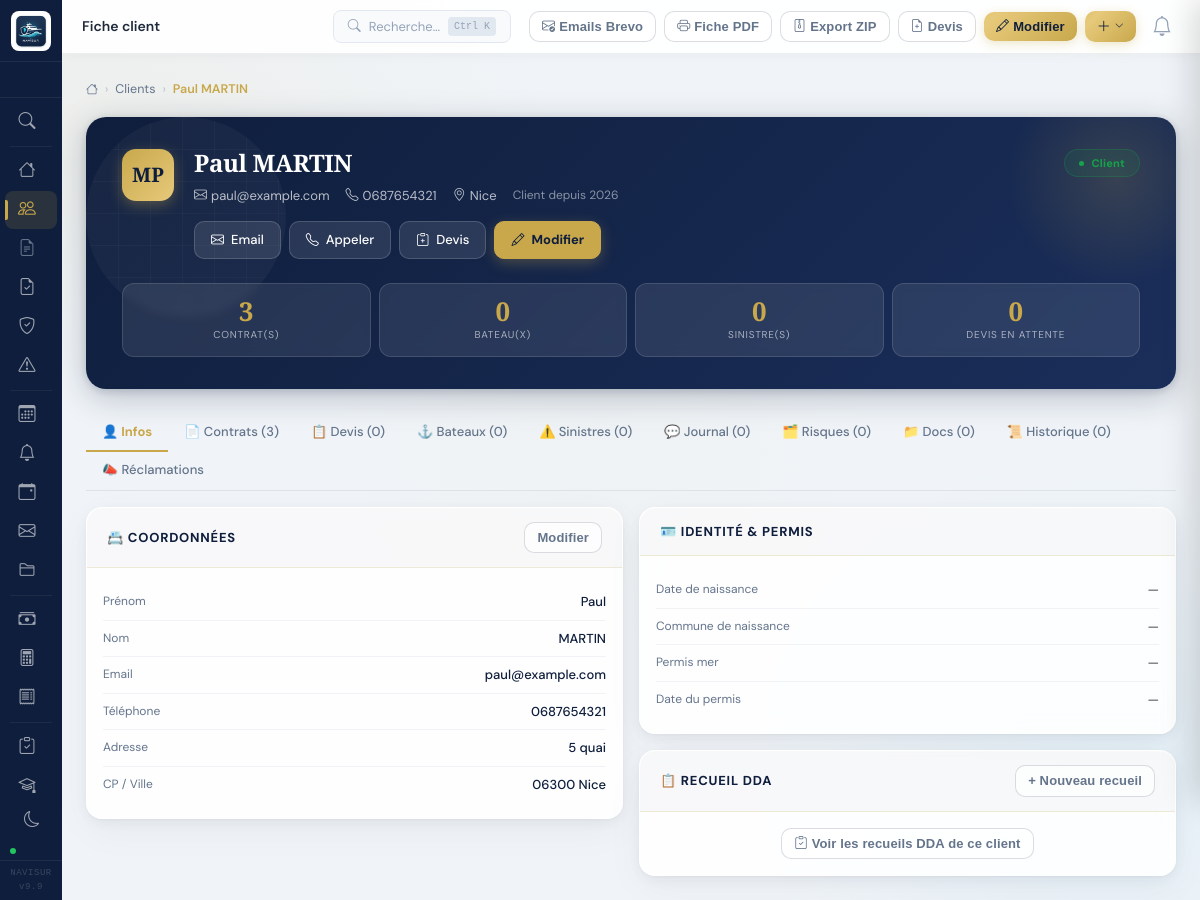
The page /clients/1 (signed in) on the database its author committed.
### tables this page shows
CREATE TABLE clients (
        id INTEGER PRIMARY KEY AUTOINCREMENT,
        type TEXT DEFAULT 'particulier',
        nom TEXT NOT NULL,
        prenom TEXT,
        email TEXT,
        telephone TEXT,
        adresse TEXT,
        code_postal TEXT,
        ville TEXT,
        siren TEXT,
        statut TEXT DEFAULT 'prospect',
        date_creation TEXT DEFAULT CURRENT_DATE,
        notes TEXT
    , civilite TEXT DEFAULT "", telephone2 TEXT DEFAULT "", telephone_fixe TEXT DEFAULT "", pays_code TEXT DEFAULT "FR", pays_nom TEXT DEFAULT "France", email_statut TEXT DEFAULT "", telephone_formate TEXT DEFAULT "", telephone_pays TEXT DEFAULT "FR", forme_juridique TEXT DEFAULT "", code_naf TEXT DEFAULT "", nom_dirigeant TEXT DEFAULT "", date_naissance TEXT, commune_naissance TEXT, date_permis_mer TEXT, type_permis_mer TEXT);

### routes/clients.py (the view)
@app.route('/clients/<int:id>')
def client_detail(id):
    conn = get_db()
    client = conn.execute('SELECT * FROM clients WHERE id=?', (id,)).fetchone()
    if client:
        client = dict(client)
    if not client:
        flash('Client introuvable.', 'error')
        return redirect(url_for('clients_list'))
    bateaux = conn.execute("SELECT * FROM bateaux WHERE client_id=?", (id,)).fetchall()
    contrats = conn.execute("""SELECT ct.*, b.nom_bateau FROM contrats ct
                               LEFT JOIN bateaux b ON ct.bateau_id = b.id
                               WHERE ct.client_id=?""", (id,)).fetchall()
    sinistres = conn.execute("""SELECT s.*, ct.numero as contrat_num, b.nom_bateau
                                FROM sinistres s LEFT JOIN contrats ct ON s.contrat_id=ct.id
                                LEFT JOIN bateaux b ON s.bateau_id=b.id
                                WHERE s.client_id=?""", (id,)).fetchall()
    factures = conn.execute(
        "SELECT * FROM factures WHERE client_id=? ORDER BY date_emission DESC", (id,)).fetchall()
    taches = conn.execute(
        "SELECT * FROM taches WHERE client_id=? AND statut='a_faire' ORDER BY date_echeance",
        (id,)).fetchall()
    documents = conn.execute(
        "SELECT * FROM documents WHERE client_id=? ORDER BY date_upload DESC, id DESC",
        (id,)).fetchall()
    journal = conn.execute(
        """SELECT * FROM journal_activites
           WHERE client_id=? ORDER BY date_activite DESC, id DESC LIMIT 20""",
        (id,)).fetchall()
    rdvs = conn.execute(
        """SELECT * FROM rendez_vous
           WHERE client_id=? AND date_rdv >= ? AND statut != 'annule'
           ORDER BY date_rdv LIMIT 5""",
        (id, date.today().isoformat())).fetchall()
    devis = conn.execute(
        "SELECT * FROM devis WHERE client_id=? ORDER BY date_devis DESC",
        (id,)).fetchall()
    conn.close()
    conn2 = get_db()
    risques = conn2.execute(
        "SELECT * FROM risques WHERE client_id=? ORDER BY type_risque, libelle",
        (id,)).fetchall()
    conn2.close()
    conn3 = get_db()
    reclamations_client = conn3.execute(
        "SELECT * FROM reclamations WHERE client_id=? ORDER BY date_reception DESC", (id,)).fetchall()
    today_str = date.today().isoformat()
    recl_retard = sum(1 for r in reclamations_client
                      if r['statut'] not in ('resolue','classee')
                      and r['date_reponse_prevue'] and r['date_reponse_prevue'] < today_str)
    conn3.close()
    conn_audit = get_db()
    audit_logs = conn_audit.execute("SELECT * FROM audit_log WHERE table_name='clients' AND record_id=? ORDER BY date_action DESC", (id,)).fetchall()
    conn_audit.close()
    breadcrumbs = [
        {'label': 'Clients', 'url': url_for('clients_list')},
        {'label': f"{client['prenom'] or ''} {client['nom']}".strip(), 'url': None}
    ]
    return render_template('clients/detail.html', client=client, bateaux=bateaux,
                           contrats=contrats, sinistres=sinistres, factures=factures,
                           taches=taches, documents=documents, journal=journal, rdvs=rdvs,
                           devis=devis, risques=risques, types_documents=TYPES_DOCUMENTS,
                           reclamations_client=reclamations_client, recl_retard=recl_retard,
                           today=date.today().isoformat(), breadcrumbs=breadcrumbs,
                           audit_logs=audit_logs)

### templates/clients/detail.html (shortened to what this page needs)
{% extends 'base.html' %}
{% block page_title %}Fiche client{% endblock %}
{% block topbar_actions %}
  <a href="{{ url_for('client_communications', client_id=client.id) }}"
     class="btn btn-outline-secondary btn-sm">
    <i class="bi bi-envelope-check me-1"></i>Emails Brevo
  </a>
  <a href="{{ url_for('client_fiche_pdf', id=client.id) }}" target="_blank" class="btn btn-outline-secondary btn-sm" title="Imprimer fiche"><i class="bi bi-printer me-1"></i>Fiche PDF</a>
  <a href="{{ url_for('client_export_dossier', id=client.id) }}" class="btn btn-outline-secondary btn-sm" title="Export dossier ZIP"><i class="bi bi-file-zip me-1"></i>Export ZIP</a>
  <a href="{{ url_for('devis_nouveau') }}?client_id={{ client.id }}" class="btn btn-outline-secondary btn-sm"><i class="bi bi-file-earmark-plus me-1"></i>Devis</a>
  <a href="{{ url_for('client_modifier', id=client.id) }}" class="btn btn-primary btn-sm"><i class="bi bi-pencil me-1"></i>Modifier</a>
{% endblock %}
{% block content %}
<div class="client-hero mb-4">
  <div style="display:flex;align-items:flex-start;gap:20px;flex-wrap:wrap;position:relative;z-index:1">
    <div class="client-hero-avatar" style="font-family:'Playfair Display',serif">
      {{ client.nom[0] }}{{ client.prenom[0] if client.prenom else '' }}
    </div>
    <div style="flex:1;min-width:200px">
      <div style="display:flex;align-items:center;gap:10px;margin-bottom:4px">
        <h2 class="client-hero-name">{{ client.civilite or '' }} {{ client.prenom or '' }} {{ client.nom }}</h2>
      </div>
      <div class="client-hero-meta d-flex gap-3 flex-wrap">
        {% if client.email %}
          <a href="mailto:{{ client.email }}" style="color:rgba(255,255,255,.7);text-decoration:none;font-size:13px">
            <i class="bi bi-envelope me-1"></i>{{ client.email }}</a>
        {% endif %}
        {% if client.telephone %}
          <a href="tel:{{ client.telephone }}" style="color:rgba(255,255,255,.7);text-decoration:none;font-size:13px">
            <i class="bi bi-telephone me-1"></i>{{ client.telephone }}</a>
        {% endif %}
        {% if client.ville %}
          <span style="color:rgba(255,255,255,.7);font-size:13px"><i class="bi bi-geo-alt me-1"></i>{{ client.ville }}</span>
        {% endif %}
        {% if client.date_creation %}
          <span style="color:rgba(255,255,255,.5);font-size:12px">Client depuis {{ client.date_creation[:4] }}</span>
        {% endif %}
      </div>
      <div class="d-flex gap-2 flex-wrap mt-3">
        {% if client.email %}
          <a href="mailto:{{ client.email }}" class="hero-action">
            <i class="bi bi-envelope"></i> Email
          </a>
        {% endif %}
        {% if client.telephone %}
          <a href="tel:{{ client.telephone }}" class="hero-action">
            <i class="bi bi-telephone"></i> Appeler
          </a>
        {% endif %}
        <a href="{{ url_for('devis_nouveau') }}?client_id={{ client.id }}" class="hero-action">
          <i class="bi bi-clipboard-plus"></i> Devis
        </a>
        <a href="{{ url_for('client_modifier', id=client.id) }}" class="hero-action primary">
          <i class="bi bi-pencil"></i> Modifier
        </a>
      </div>
    </div>
    <div style="text-align:right">
      <span class="badge-crm badge-{{ client.statut }}" style="font-size:12px;padding:5px 14px">{{ client.statut|title }}</span>
    </div>
  </div>
  <div class="row g-2 mt-3" style="position:relative;z-index:1">
    <div class="col-6 col-md-3">
      <div class="hero-stat">
        <span class="hero-stat-number">{{ contrats|length }}</span>
        <div class="hero-stat-label">Contrat(s)</div>
      </div>
    </div>
    <div class="col-6 col-md-3">
      <div class="hero-stat">
        <span class="hero-stat-number">{{ bateaux|length }}</span>
        <div class="hero-stat-label">Bateau(x)</div>
      </div>
    </div>
    <div class="col-6 col-md-3">
      <div class="hero-stat">
        <span class="hero-stat-number" style="color:{{ '#ef4444' if sinistres|length > 0 else 'var(--gold)' }}">{{ sinistres|length }}</span>
        <div class="hero-stat-label">Sinistre(s)</div>
      </div>
    </div>
    <div class="col-6 col-md-3">
      <div class="hero-stat">
        {% set nb_att = devis|selectattr('statut','eq','en_attente')|list|length %}
        <span class="hero-stat-number" style="{{ 'color:#f59e0b' if nb_att > 0 else '' }}">{{ nb_att }}</span>
        <div class="hero-stat-label">Devis en attente</div>
      </div>
    </div>
  </div>
</div>
<ul class="nav nav-tabs mb-3" id="clientTabs">
  <li class="nav-item"><a class="nav-link active" data-bs-toggle="tab" href="#tab-infos">👤 Infos</a></li>
  <li class="nav-item"><a class="nav-link" data-bs-toggle="tab" href="#tab-contrats">📄 Contrats ({{ contrats|length }})</a></li>
  <li class="nav-item">
    <a class="nav-link" data-bs-toggle="tab" href="#tab-devis">
      📋 Devis ({{ devis|length }})
      {% set nb_att = devis|selectattr('statut','eq','en_attente')|list|length %}
    </a>
  </li>
  <li class="nav-item"><a class="nav-link" data-bs-toggle="tab" href="#tab-bateaux">⚓ Bateaux ({{ bateaux|length }})</a></li>
  <li class="nav-item"><a class="nav-link" data-bs-toggle="tab" href="#tab-sinistres">⚠️ Sinistres ({{ sinistres|length }})</a></li>
  <li class="nav-item"><a class="nav-link" data-bs-toggle="tab" href="#tab-journal">💬 Journal ({{ journal|length }})</a></li>
  <li class="nav-item"><a class="nav-link" data-bs-toggle="tab" href="#tab-risques">🗂️ Risques ({{ risques|length }})</a></li>
  <li class="nav-item"><a class="nav-link" data-bs-toggle="tab" href="#tab-docs">📁 Docs ({{ documents|length }})</a></li>
  <li class="nav-item"><a class="nav-link" data-bs-toggle="tab" href="#tab-historique">📜 Historique ({{ audit_logs|length }})</a></li>
  <li class="nav-item">
    <a class="nav-link" data-bs-toggle="tab" href="#tab-reclamations">
      📣 Réclamations
    </a>
  </li>
</ul>
<div class="tab-content">
  <div class="tab-pane fade show active" id="tab-infos">
    <div class="row g-3">
      <div class="col-md-6">
        <div class="card-crm">
          <div class="card-crm-header"><span class="card-crm-title">📇 Coordonnées</span><a href="{{ url_for('client_modifier', id=client.id) }}" class="btn btn-sm btn-outline-secondary">Modifier</a></div>
          <div class="p-3">
            {% for label, val in [('Prénom', client.prenom),('Nom', client.nom),('Email', client.email),('Téléphone', client.telephone),('Adresse', client.adresse),('CP / Ville', ((client.code_postal or '') + ' ' + (client.ville or '')).strip()),('SIRET', client.siren)] %}
            {% if val and val.strip() %}<div class="info-row"><span class="info-label">{{ label }}</span><span class="info-value">{{ val }}</span></div>{% endif %}
            {% endfor %}
          </div>
        </div>
      </div>
      <div class="col-md-6">
        <div class="card-crm">
          <div class="card-crm-header"><span class="card-crm-title">🪪 Identité &amp; Permis</span></div>
          <div class="p-3">
            {% set permis_labels = {'cotier':'Côtier','hauturier':'Hauturier','les_deux':'Côtier + Hauturier','fluvial':'Fluvial'} %}
            {% for label, val in [('Date de naissance', client.date_naissance),('Commune de naissance', client.commune_naissance),('Permis mer', permis_labels.get(client.type_permis_mer, client.type_permis_mer) if client.type_permis_mer else None),('Date du permis', client.date_permis_mer)] %}
            <div class="info-row"><span class="info-label">{{ label }}</span><span class="info-value {{ 'text-muted' if not val }}">{{ val or '—' }}</span></div>
            {% endfor %}
          </div>
        </div>
        {% set has_dda = false %}
        <div class="card-crm mt-3">
          <div class="card-crm-header">
            <span class="card-crm-title">📋 Recueil DDA</span>
            <a href="{{ url_for('dda_nouveau') }}?client_id={{ client.id }}" class="btn btn-sm btn-outline-secondary">
              + Nouveau recueil
            </a>
          </div>
          <div class="p-3 text-center">
            <a href="{{ url_for('dda_list') }}?client_id={{ client.id }}" class="btn btn-outline-secondary btn-sm">
              <i class="bi bi-clipboard-check me-1"></i>Voir les recueils DDA de ce client
            </a>
          </div>
        </div>
      </div>
    </div>
  </div>
    {% set badge_map = {'en_attente':'badge-attendu','accepte':'badge-clos','refuse':'badge-resilie','sans_suite':'badge-inactif','expire':'badge-echu'} %}
    {% set label_map = {'en_attente':'⏳ En attente','accepte':'✅ Accepté','refuse':'❌ Refusé','sans_suite':'⛔ Sans suite','expire':'⏰ Expiré'} %}
    {% set icons = {'telephone':'📞','email':'✉️','courrier':'📮','reunion':'🤝','autre':'💬'} %}
</div>
{% endblock %}

### rows shown on the page
clients: nom "M", prenom "P", prenom "Paul", nom "MARTIN", email "paul@example.com", telephone "0687654321", ville "Nice", date_creation "2026", statut "Client", label "Prénom", label "Nom", label "Email", label "Téléphone", label "Adresse", adresse "5 quai"

### other values the page prints
{{ crumb.label }} "Clients"
{{ crumb.label }} "Paul MARTIN"
{{ contrats|length }} "3"
{{ bateaux|length }} "0"
{{ sinistres|length }} "0"
{{ nb_att }} "0"
{{ devis|length }} "0"
{{ journal|length }} "0"
{{ risques|length }} "0"
{{ documents|length }} "0"
{{ audit_logs|length }} "0"
{{ label }} "CP / Ville"
{{ val }} "06300 Nice"
{{ label }} "Date de naissance" "Commune de naissance" "Permis mer" "Date du permis"
{{ val or '—' }} "—" "—" "—" "—"
